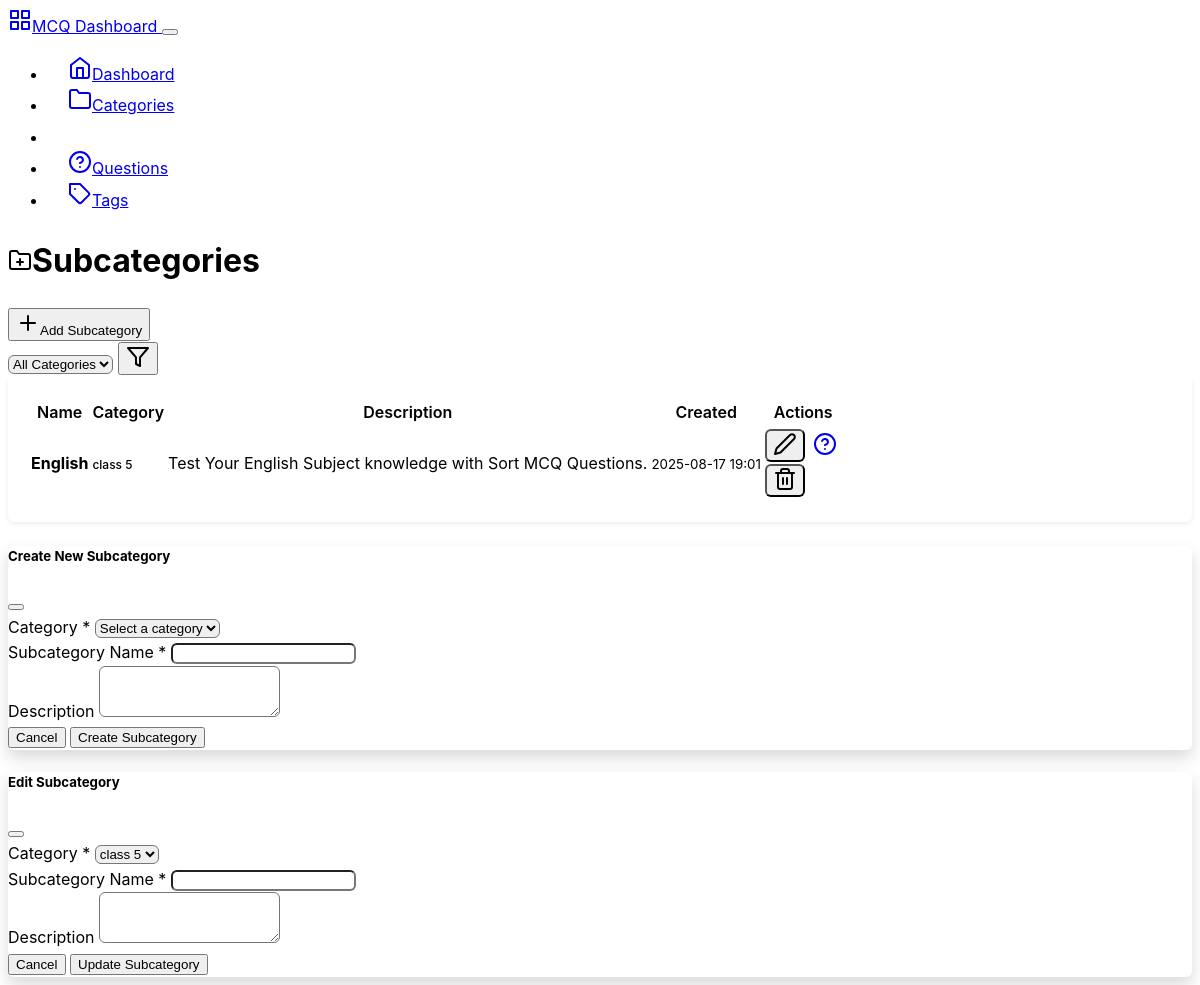
The app's page /backend/subcategories, older data.
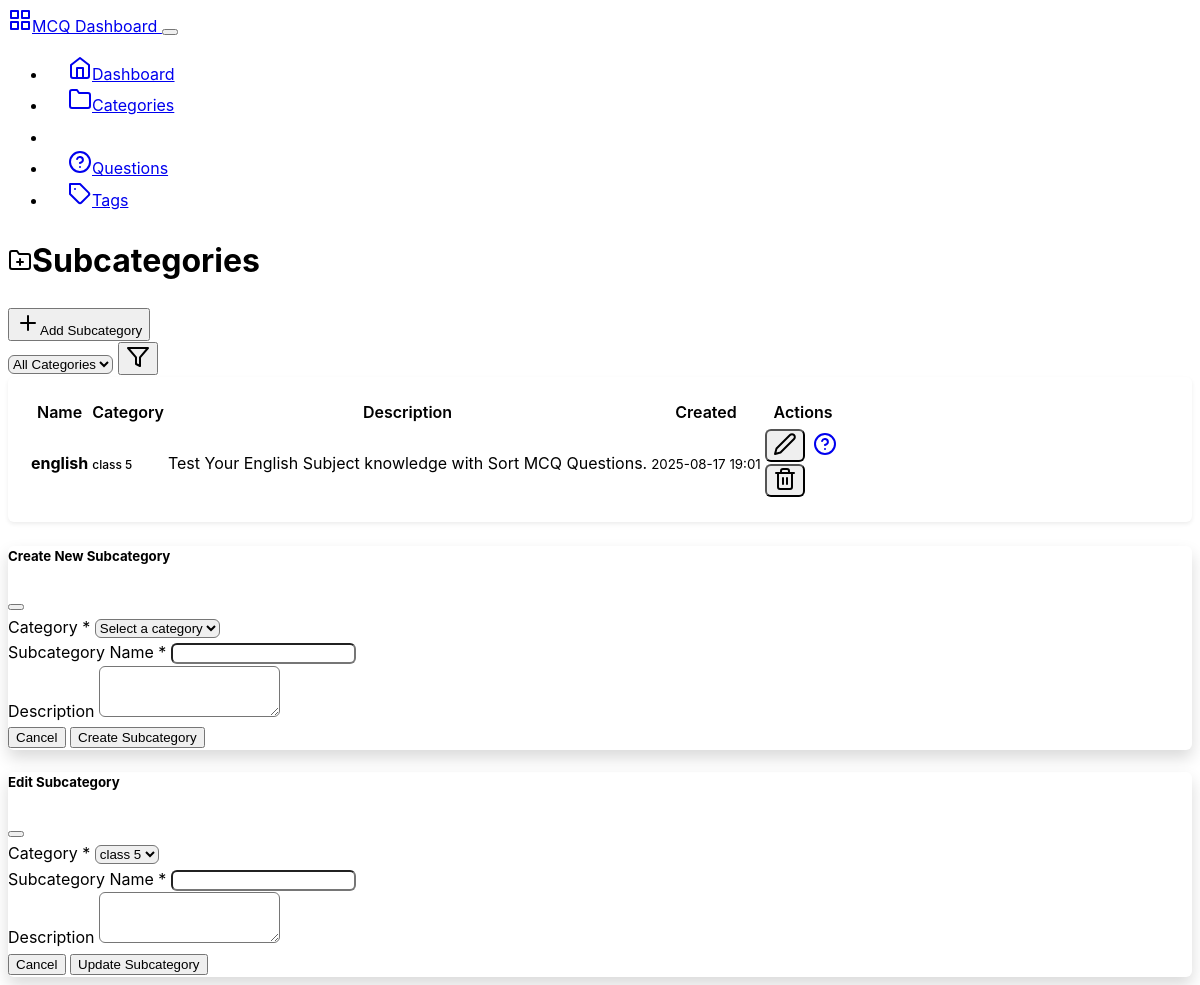
The same page, newer data.
### mcqbox/model.py (models this page shows, shortened)
class Subcategory(db.Model):
    id = db.Column(db.Integer, primary_key=True)
    name = db.Column(db.String(50), nullable=False)
    category_id = db.Column(db.Integer, db.ForeignKey('category.id'), nullable=False)
    category = db.relationship('Category', backref=db.backref('subcategories', lazy=True))
    description = db.Column(db.String(200), nullable=True)
    created_at = db.Column(db.DateTime, server_default=db.func.now())
    updated_at = db.Column(db.DateTime, server_default=db.func.now(), onupdate=db.func.now())

class Category(db.Model):
    id = db.Column(db.Integer, primary_key=True)
    name = db.Column(db.String(50), nullable=False, unique=True)
    description = db.Column(db.String(200), nullable=True)
    created_at = db.Column(db.DateTime, server_default=db.func.now())
    updated_at = db.Column(db.DateTime, server_default=db.func.now(), onupdate=db.func.now())

### mcqbox/backend/route.py (the view)
@app.route('/backend/subcategories')
def subcategories():
    category_id = request.args.get('category_id', type=int)
    categories_list = Category.query.all()
    if category_id:
        subcategories_list = Subcategory.query.filter_by(category_id=category_id).all()
        selected_category = Category.query.get(category_id)
    else:
        subcategories_list = Subcategory.query.all()
        selected_category = None
    return render_template('subcategories.html',
                         subcategories=subcategories_list,
                         categories=categories_list,
                         selected_category=selected_category)

### mcqbox/backend/templates/subcategories.html (shortened to what the changed rows need)
{% extends "base.html" %}
{% block content %}
<div class="row">
    <div class="col-12">
        <div class="d-flex justify-content-between align-items-center mb-4">
            <h1><i data-feather="folder-plus" class="me-2"></i>Subcategories</h1>
        </div>
    </div>
</div>
<div class="row">
    <div class="col-12">
        <div class="card">
            <div class="card-body">
                {% if subcategories %}
                    <div class="table-responsive">
                        <table class="table table-hover">
                            <thead>
                                <tr>
                                    <th>Name</th>
                                    <th>Category</th>
                                    <th>Description</th>
                                    <th>Created</th>
                                    <th class="text-end">Actions</th>
                                </tr>
                            </thead>
                            <tbody>
                                {% for subcategory in subcategories %}
                                <tr>
                                    <td>
                                        <strong>{{ subcategory.name }}</strong>
                                    </td>
                                    <td>
                                        <span class="badge bg-secondary">
                                            {{ subcategory.category.name if subcategory.category.name else 'Unknown' }}
                                        </span>
                                    </td>
                                    <td>
                                        <span class="text-muted">
                                            {{ subcategory.description if subcategory.description else 'No description' }}
                                        </span>
                                    </td>
                                    <td>
                                        <small class="text-muted">{{ subcategory.created_at.strftime('%Y-%m-%d %H:%M') }}</small>
                                    </td>
                                    <td class="text-end">
                                        <div class="btn-group" role="group">
                                            <button class="btn btn-sm btn-outline-secondary"
                                                    onclick="editSubcategory('{{ subcategory.id }}', '{{ subcategory.name }}', '{{ subcategory.description }}', {{ subcategory.category_id }})"
                                                    data-bs-toggle="modal" data-bs-target="#editSubcategoryModal">
                                                <i data-feather="edit-2"></i>
                                            </button>
                                            <a href="{{ url_for('questions', subcategory_id=subcategory.id) }}"
                                               class="btn btn-sm btn-outline-primary">
                                                <i data-feather="help-circle"></i>
                                            </a>
                                            <form method="POST" action="{{ url_for('delete_subcategory', subcategory_id=subcategory.id) }}"
                                                  class="d-inline" onsubmit="return confirm('Are you sure? This will delete all questions in this subcategory.')">
                                                <button type="submit" class="btn btn-sm btn-outline-danger">
                                                    <i data-feather="trash-2"></i>
                                                </button>
                                            </form>
                                        </div>
                                    </td>
                                </tr>
                                {% endfor %}
                            </tbody>
                        </table>
                    </div>
                {% endif %}
            </div>
        </div>
    </div>
</div>
{% endblock %}

Row changes from the older to the newer data that the page shows:
changed Subcategory "Test Your English Subject knowledge with Sort MCQ Questions.": name "English" → "english"
